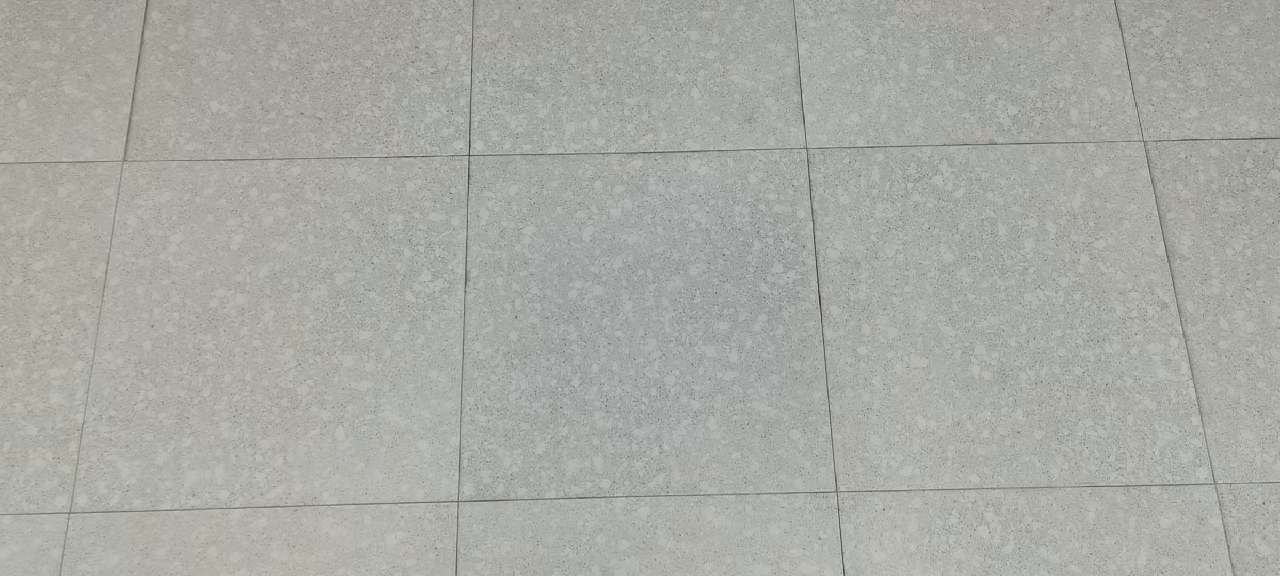
#> input picture frame 47 of 第一学期/data/v1_baseline/test_video_21.mp4, 1280 x 576 px
$ python main_exlpain.py
#> lines starting #> are read from the running program, lines starting #| are printed output that depends on the picture; after the words box and inside, x2 and y2 are one past the last pixel; in counts of white or black regions, pixels touching at a corner belong together
import cv2
import numpy as np
import matplotlib.pyplot as plt
import os
from collections import deque

# ==========================================
# 1. 核心运动学追踪器 (小车的大脑：Alpha-Beta 滤波器)
# 它的任务：摄像头拍到的小车位置总是在抖。这个大脑负责把抖动的位置“熨平”，
#          算出一个非常平滑、符合物理惯性的真实速度。
# ==========================================
class KinematicTracker:
    # [92 lines left out: functions __init__, pixel_to_world, update, not called in this run]

# ==========================================
# 2. 运动状态裁判员 (自动给运动分阶段)
# 它的任务：不能人为挑好看的数据，要靠电脑自己判断小车跑得稳不稳
# ==========================================
class PhaseClassifier:
    def __init__(self, target_v):
        self.target_v = target_v # 记住我们要求小车跑多少速度（比如 21 或 31）
        self.v_buffer = deque(maxlen=5) # 准备一个小本子，存最近 5 次的速度，防止一帧看错吹黑哨

    # [133 lines left out: functions classify, generate_academic_report, not called in this run]

# ==========================================
# 4. 视频渲染与主程序 (总调度室)
# ==========================================
pts_clicked = []
# [15 lines left out: function click_event, not called in this run]

def process_dataset(video_path, target_v, run_name, cached_data=None):
    """处理单个视频的流水线"""
#> called with video_path = '第一学期/data/v1_baseline/test_video_21.mp4', target_v = 21, run_name = 'Run_21'
    global pts_clicked
    print(f"\n[{run_name}] Processing Video: {video_path} (Target: {target_v} cm/s)")

    cap = cv2.VideoCapture(video_path)
    if not cap.isOpened():
        print(f"Error: Cannot open {video_path}. Skipping.")
        return cached_data

    ret, frame_first = cap.read()
#> frame_first is the input picture: shape (576, 1280, 3); mean B, G, R 164.2, 169.9, 168.5
    if not ret: return cached_data

    # 如果相机机位没动，可以偷懒复用上一次点击的坐标框
    H, pts_px = None, None
    if cached_data is not None:
        use_cache = input(f"[{run_name}] Use previous 180cm calibration box? (y/n): ").strip().lower()
        if use_cache == 'y':
            H, pts_px = cached_data

    if H is None or pts_px is None:
        pts_clicked = []
        frame_disp = frame_first.copy()
        window_name = f"Calibration: {run_name}"
        cv2.putText(frame_disp, "Click 180cm Bounds (TL->TR->BR->BL). SPACE to confirm.",
                    (20, 40), cv2.FONT_HERSHEY_SIMPLEX, 0.7, (0, 255, 0), 2)
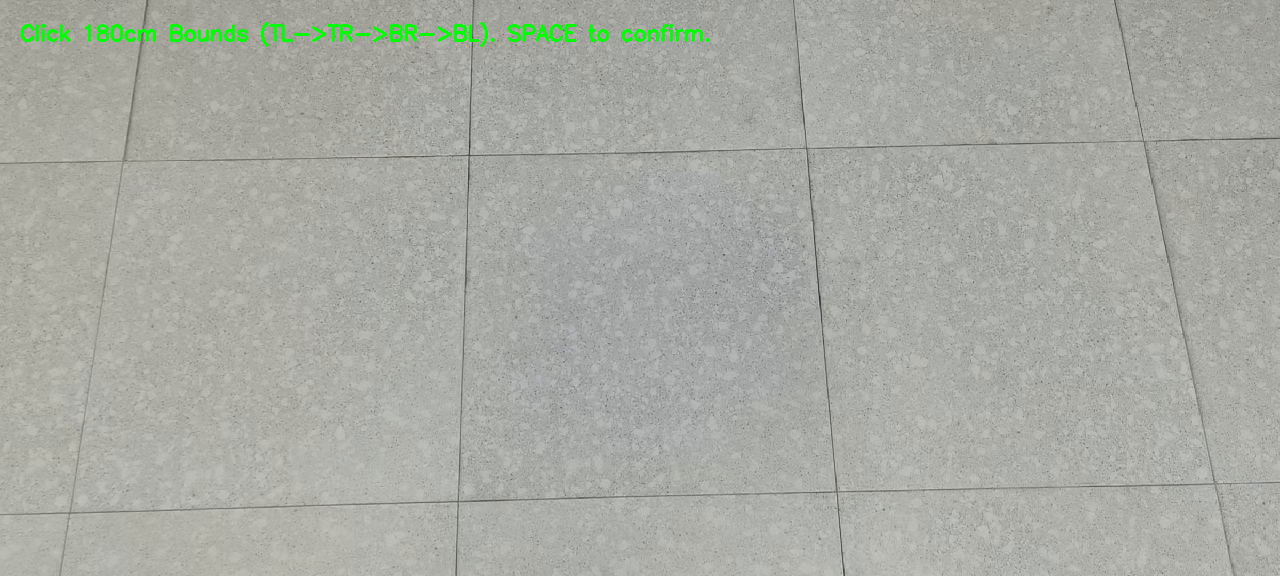
#> frame_disp: shape (576, 1280, 3); 0.58% of pixels changed, all inside (x1, y1, x2, y2) = (21, 22, 710, 47)
        cv2.imshow(window_name, frame_disp)
        cv2.setMouseCallback(window_name, click_event, {'frame': frame_disp, 'window': window_name})

        while True:
            key = cv2.waitKey(1) & 0xFF
#> (key q is pressed here)
            if key == ord(' ') or key == 13: # 空格或回车确认
                if len(pts_clicked) == 4: break
        cv2.destroyWindow(window_name)

        pts_px = np.array(pts_clicked, dtype=np.float32)
        # 告诉电脑：刚才点的 4 个点，在真实世界里长宽是 180 和 60
        pts_wd = np.float32([[0, 0], [180, 0], [180, 60], [0, 60]])
        H = cv2.getPerspectiveTransform(pts_px, pts_wd)

    real_fps = cap.get(cv2.CAP_PROP_FPS)
    if real_fps <= 0 or np.isnan(real_fps): real_fps = 30.0

    # 【高能预警：背景差分法 (MOG2)】
    # 这个工具非常聪明，它会记住“背景”长什么样。等小车开过时，只要把背景一减，剩下的那一坨纯像素就是小车！
    # 彻底抛弃了慢腾腾的 YOLO，速度快 10 倍，而且非常准。
    back_sub = cv2.createBackgroundSubtractorMOG2(history=500, varThreshold=50, detectShadows=False)
    # 做个黑布遮罩，只在标定好的 180cm 区域内找小车，防止外面的路人干扰
    roi_mask = np.zeros(frame_first.shape[:2], dtype=np.uint8)
    cv2.fillPoly(roi_mask, [np.int32(pts_px)], 255)

    # 视频输出配置
    output_vid_name = f'Tracked_Final_{run_name}_{target_v}cm_s.mp4'
    w, h = int(cap.get(3)), int(cap.get(4))
    out = cv2.VideoWriter(output_vid_name, cv2.VideoWriter_fourcc(*'mp4v'), real_fps, (w, h))

    # 把大脑、裁判请出来
    tracker = KinematicTracker(H)
    classifier = PhaseClassifier(target_v)
    H_inv = np.linalg.inv(H)  # 求逆矩阵：把物理坐标还原到屏幕上画箭头用的

    h_t, h_x, h_y, h_v, h_phases = [], [], [], [], []
    last_centroid = None
    traj_pts = deque(maxlen=45)
    current_phase = "Phase I: Transient"

    # 让背景差分工具先看一眼空赛道
    back_sub.apply(frame_first)

    try:
        while cap.isOpened():
            ret, frame = cap.read()
            if not ret: break

            curr_t = len(h_t) / real_fps

            # --- 纯视觉图像处理 (提取车身重心) ---
            # 把当前画面减去背景，拿到白色的车身影子
            fg_mask = back_sub.apply(frame)
            fg_mask = cv2.bitwise_and(fg_mask, roi_mask) # 盖上黑布遮罩

            # 用形态学开闭运算，把影子上的小破洞补上，把旁边零碎的小噪点擦掉
            kernel = cv2.getStructuringElement(cv2.MORPH_ELLIPSE, (5, 5))
            fg_mask = cv2.morphologyEx(fg_mask, cv2.MORPH_OPEN, kernel)
            fg_mask = cv2.morphologyEx(fg_mask, cv2.MORPH_CLOSE, kernel)

            # 找到所有的白色轮廓
            contours, _ = cv2.findContours(fg_mask, cv2.RETR_EXTERNAL, cv2.CHAIN_APPROX_SIMPLE)
            centroid_px = None

            if contours:
                # 挑最大的那个轮廓，那就是小车本车
                largest_contour = max(contours, key=cv2.contourArea)
                if cv2.contourArea(largest_contour) > 800: # 如果轮廓太小，可能是蚊子或者垃圾，不要
                    # cv2.moments 是求一个不规则图形的“几何重心”，这比 YOLO 画方框要准一万倍，完全不抖！
                    M = cv2.moments(largest_contour)
                    if M["m00"] != 0:
                        cx = int(M["m10"] / M["m00"]) # X 轴重心
                        _, _, _, h_box = cv2.boundingRect(largest_contour)
                        cy = int(M["m01"] / M["m00"]) + int(h_box * 0.3) # Y 轴因为透视关系，往下偏一点当做车底盘
                        centroid_px = (cx, cy)
                        last_centroid = centroid_px

                        # 在视频上画出抠出来的绿色车身外壳，还有个红点代表重心
                        cv2.drawContours(frame, [largest_contour], -1, (0, 255, 0), 2)
                        cv2.circle(frame, centroid_px, 6, (0, 0, 255), -1)

            # 把算出的极准的重心点，扔给大脑（追踪器）去算速度
            res = tracker.update(centroid_px, curr_t, current_phase)

            # 给画面蒙上一层半透明橙色标定区，帅气
            overlay = frame.copy()
            cv2.fillPoly(overlay, [np.int32(pts_px)], (255, 100, 0))
            cv2.addWeighted(overlay, 0.15, frame, 0.85, 0, frame)
            cv2.polylines(frame, [np.int32(pts_px)], True, (255, 255, 0), 2)

            if res is not None:
                X, Y, Vx, Vy = res
                V_abs = np.sqrt(Vx**2 + Vy**2)

                # 保存数据，留给最后画图表用
                h_t.append(curr_t); h_x.append(X); h_y.append(Y); h_v.append(V_abs)
                current_phase = classifier.classify(curr_t, X, V_abs)
                h_phases.append(current_phase)

                # --- 可视化：画历史轨迹和速度箭头 ---
                if centroid_px is not None:
                    traj_pts.append(centroid_px)
                    if len(traj_pts) > 2:
                        pts_arr = np.array(traj_pts, dtype=np.int32)
                        cv2.polylines(frame, [pts_arr], False, (0, 255, 255), 2) # 黄色的长尾迹

                    if Vx != 0 or Vy != 0:
                        # 假装在现实世界里让小车按当前速度往前走 0.5 秒
                        pred_X, pred_Y = X + Vx * 0.5, Y + Vy * 0.5
                        curr_src = np.array([[[X, Y]]], dtype=np.float32)
                        pred_src = np.array([[[pred_X, pred_Y]]], dtype=np.float32)
                        # 用刚才的逆矩阵 H_inv，把这两个未来的现实点，投射回电脑屏幕像素里，画出红色防抖箭头
                        curr_px = cv2.perspectiveTransform(curr_src, H_inv)[0][0]
                        pred_px = cv2.perspectiveTransform(pred_src, H_inv)[0][0]
                        cv2.arrowedLine(frame, (int(curr_px[0]), int(curr_px[1])),
                                        (int(pred_px[0]), int(pred_px[1])), (0, 0, 255), 2, tipLength=0.3)

                # --- 可视化：左上角的极简 HUD 黑板 ---
                panel_color = (40, 40, 40)
                cv2.rectangle(frame, (20, 20), (380, 160), panel_color, -1)
                cv2.rectangle(frame, (20, 20), (380, 160), (200, 200, 200), 1)

                err_val = ((V_abs - target_v) / target_v) * 100
                cv2.putText(frame, f"TARGET : {target_v:.1f} cm/s", (35, 55), cv2.FONT_HERSHEY_DUPLEX, 0.7, (255, 255, 255), 1)
                cv2.putText(frame, f"MEASURE: {V_abs:.1f} cm/s", (35, 90), cv2.FONT_HERSHEY_DUPLEX, 0.7, (0, 255, 0), 1)
                cv2.putText(frame, f"ERROR  : {err_val:+.1f} %", (35, 125), cv2.FONT_HERSHEY_DUPLEX, 0.7,
                            (0, 0, 255) if abs(err_val)>15 else (255, 255, 255), 1)

                z_colors = {
                    "Phase I: Transient": (0, 100, 255),
                    "Phase II: Convergence": (0, 255, 255),
                    "Phase III: Steady State": (0, 255, 0),
                    "Phase IV: Terminal": (150, 150, 150)
                }
                # HUD 底端打印当前的状态机判决
                cv2.putText(frame, f"[{current_phase.split(':')[1].strip()}]", (35, 150), cv2.FONT_HERSHEY_SIMPLEX, 0.6, z_colors.get(current_phase, (255,255,255)), 1)

            out.write(frame)
            cv2.imshow(f"Processing: {run_name}", frame)
            if cv2.waitKey(1) & 0xFF == ord('q'): break
    finally:
        cap.release(); out.release(); cv2.destroyAllWindows()

    # 视频跑完后，全自动画出 4 个图表的科研报表
    generate_academic_report(h_t, h_x, h_y, h_v, h_phases, target_v, run_name)
    print(f"Dataset {run_name} completed.\n")
    return (H, pts_px)

# ==========================================
# 5. 总司令部：一键处理所有视频
# ==========================================
def _find_baseline(name):
    """定位第一学期基线素材。

    P0.3.g 之后素材归档到 data/v1_baseline/。归档前后都要能跑，
    所以两个位置都找一遍；都找不到就返回归档后的目标路径，交给上层报错。
    """
    here = os.path.dirname(os.path.abspath(__file__))
    for cand in (os.path.join(here, "..", "data", "v1_baseline", name),
                 os.path.join(here, name)):
        if os.path.exists(cand):
            return os.path.normpath(cand)
    return os.path.normpath(os.path.join(here, "..", "data", "v1_baseline", name))


if __name__ == "__main__":
    # 配置要处理的视频路径和目标速度
    datasets = [
        {"path": _find_baseline("test_video_21.mp4"), "target": 21.0, "name": "Run_21"},
        {"path": _find_baseline("test_video_31.mp4"), "target": 31.0, "name": "Run_31"}
    ]

    print("========================================")
    print("  Kinematic Evaluation System (Final)")
    print("========================================\n")

    shared_data = None
    for ds in datasets:
        if not os.path.exists(ds["path"]):
            print(f"Warning: Video {ds['path']} not found. Skipping.")
            continue
        # 顺次丢给工厂进行处理
        shared_data = process_dataset(ds["path"], ds["target"], ds["name"], cached_data=shared_data)

    print("All tasks finished successfully.")

$ run again, starting later in the video
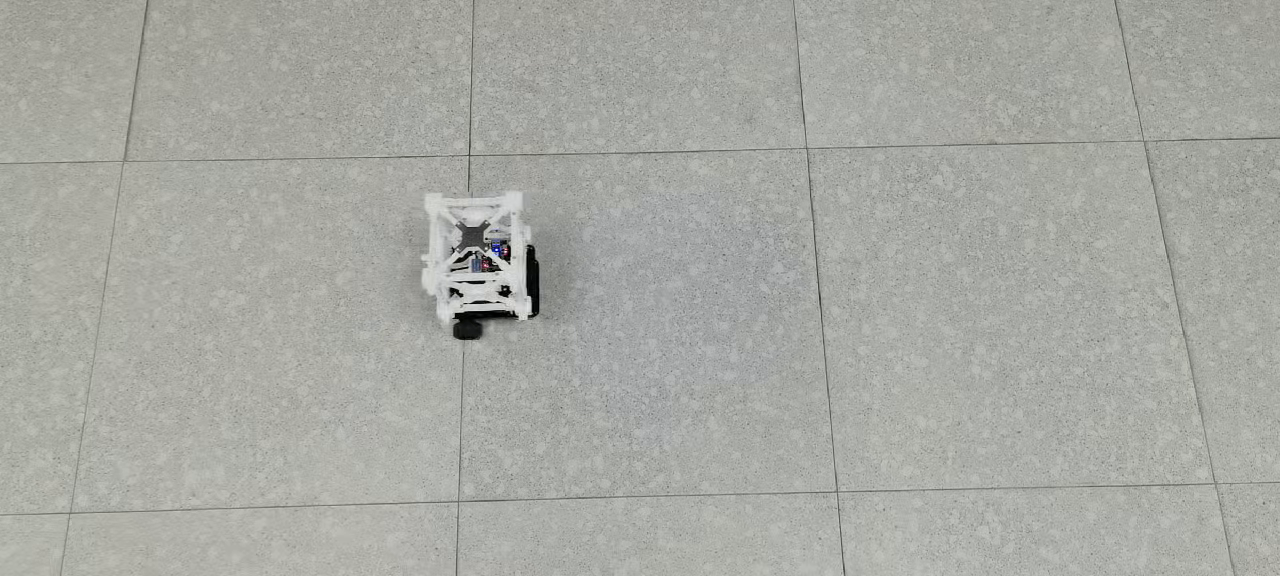
#> input picture frame 213 of 第一学期/data/v1_baseline/test_video_21.mp4, 1280 x 576 px
#> in process_dataset, frame_first is the input picture: shape (576, 1280, 3); mean B, G, R 163, 168.9, 167.4
#> in process_dataset, `cv2.putText(frame_disp, "Click 180cm Bounds (TL->TR->BR->BL). SPACE to..`:
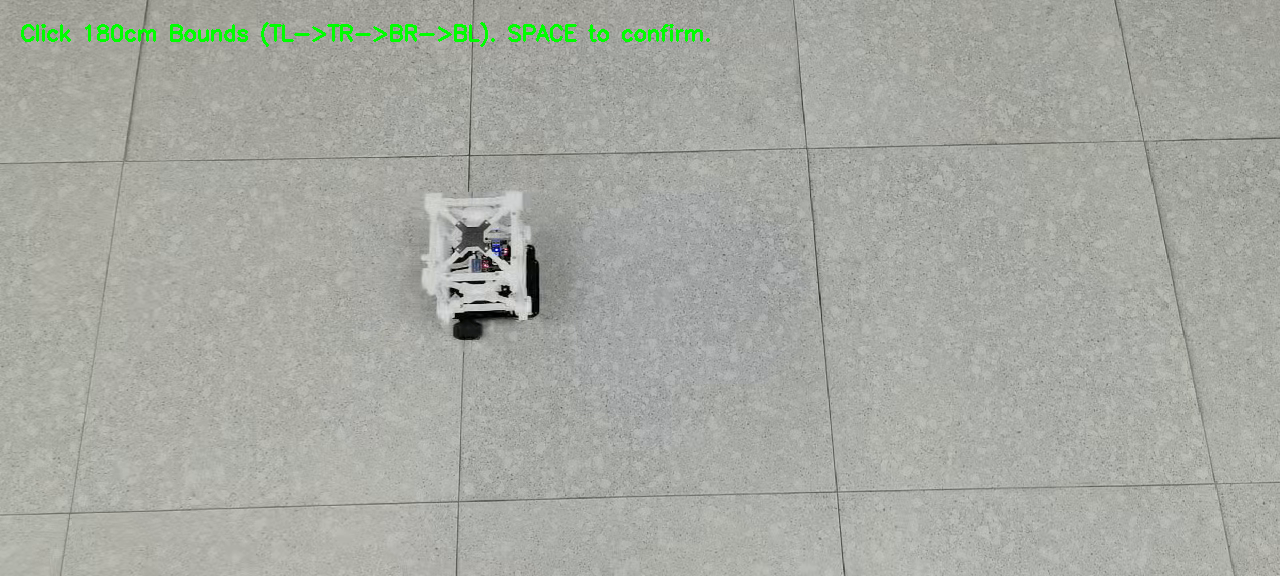
#> frame_disp: shape (576, 1280, 3); 0.58% of pixels changed, all inside (x1, y1, x2, y2) = (21, 22, 710, 47)

$ run again, starting later in the video
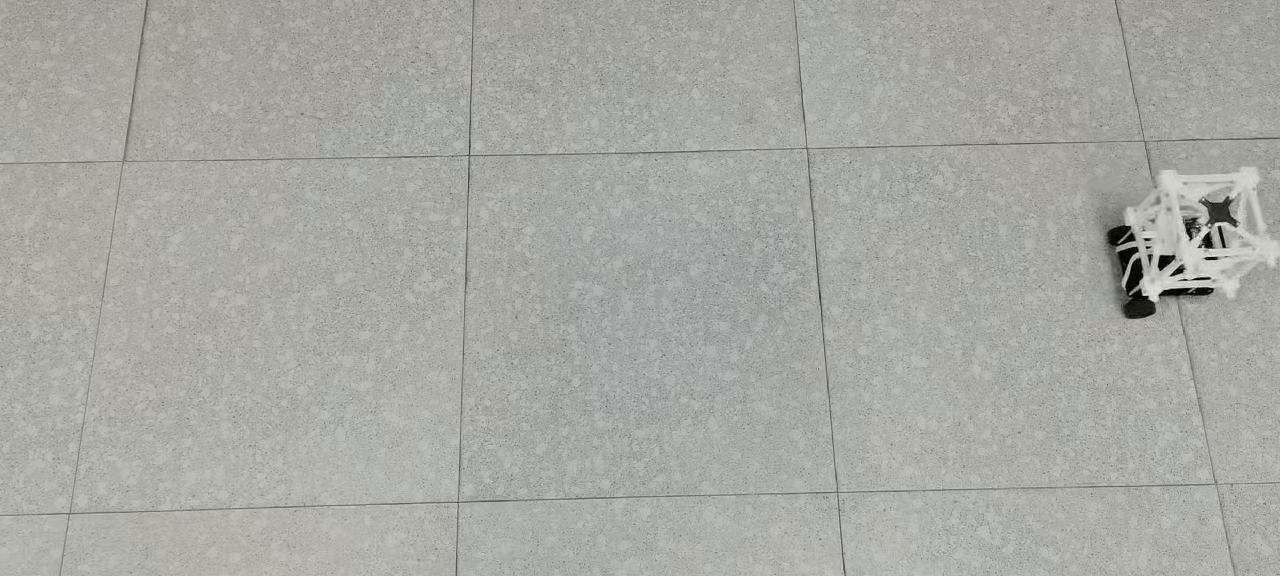
#> input picture frame 380 of 第一学期/data/v1_baseline/test_video_21.mp4, 1280 x 576 px
#> in process_dataset, frame_first is the input picture: shape (576, 1280, 3); mean B, G, R 162.7, 168.7, 167.5
#> in process_dataset, `cv2.putText(frame_disp, "Click 180cm Bounds (TL->TR->BR->BL). SPACE to..`:
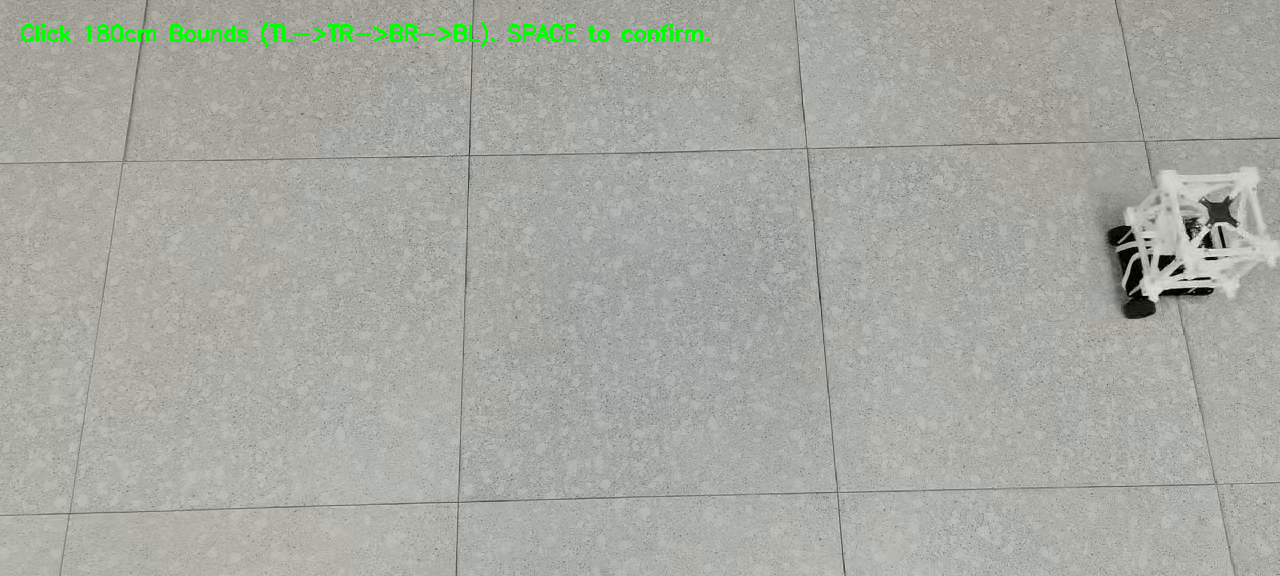
#> frame_disp: shape (576, 1280, 3); 0.58% of pixels changed, all inside (x1, y1, x2, y2) = (21, 22, 710, 47)
